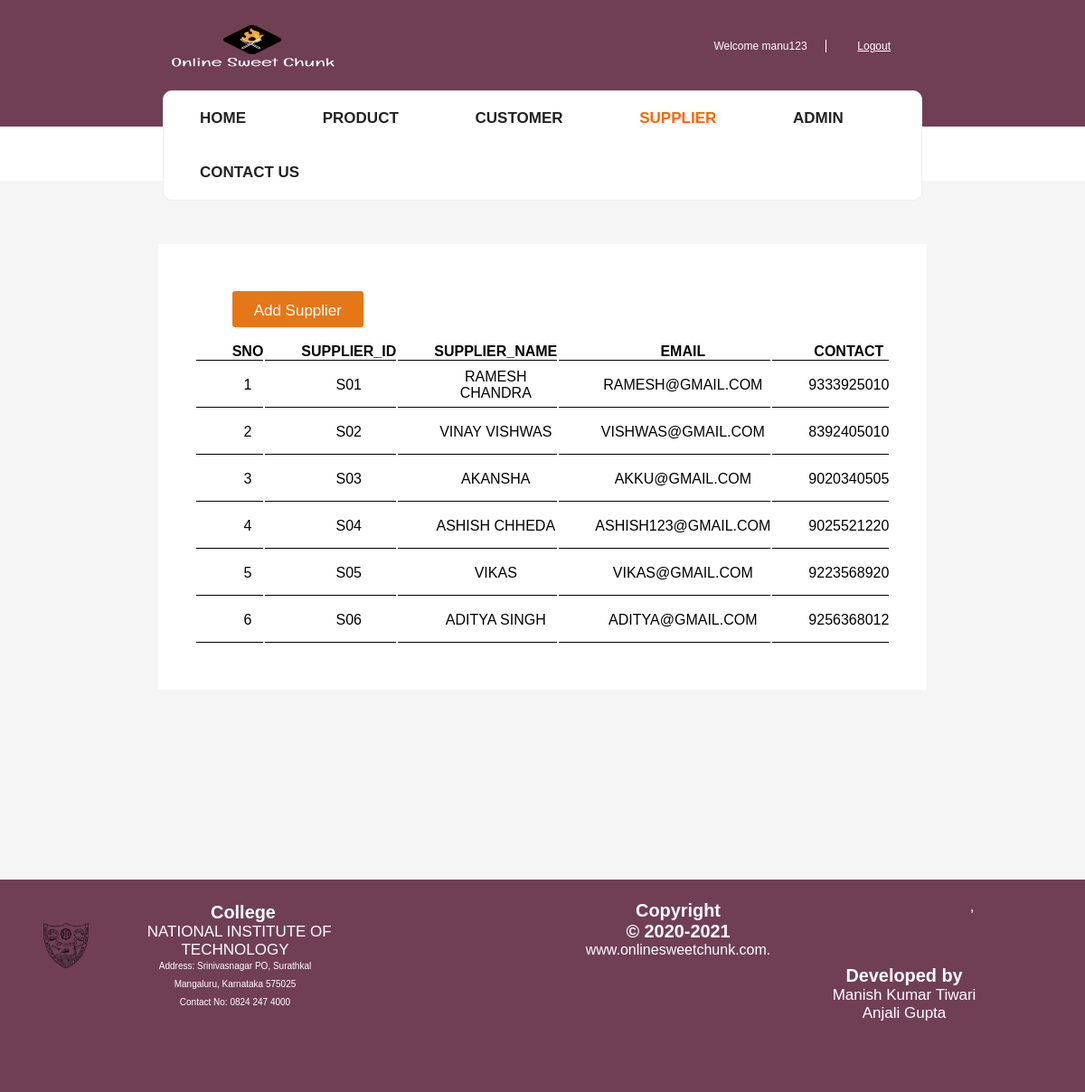
The page /admin/supplier.php (signed in) on the database its author committed.
### tables this page shows
CREATE TABLE IF NOT EXISTS `supplier` (
  `supplier_id` varchar(10) NOT NULL,
  `supplier_name` varchar(200) NOT NULL,
  `contact` varchar(20) NOT NULL,
  `email` text NOT NULL
);

### admin/supplier.php (the view, shortened to what this page needs)
<?php include("dbconnect.php");?>
<?php include("header.php"); ?>
<nav id="menu">
<div class="menu">
			<ul>
				<li><a href="home.php" style="border:none;" >Home</a></li>
				<li><a href="product.php" style="border:none;">Product</a></li>
				<li><a href="customer.php" style="border:none;">Customer</a></li>
				<li ><a href="supplier.php" style="border:none;" class="active">Supplier</a></li>
				<li ><a href="Admin.php" style="border:none;">Admin</a></li>
				<li ><a href="contact.php" style="border:none;">Contact Us</a></li>
			</ul>
			</div>
		</nav>
		</header>
<div id="body" style="padding:0; margin-top:-62px;">
<br>
<br>
<br>
<div id="container" style="border:none;">
			<table id="table">
			<thead>
			<tr style="border:none; padding-bottom:5px;">
			<th colspan="7" style="border:none; padding-bottom:15px;text-align:left;">
			<button type="button" style="width:20%; height:40px;border:none; cursor:pointer; color:white; background-color:#e67716;" class="btn btn-add" onclick="window.location.href='addsupplier.php';">Add Supplier</button>
			</th>
			</tr>
			 <tr>
			 <th>
			 SNO
			 </th>
			 <th>
			 SUPPLIER_ID
			 </th>
			 <th>
			 SUPPLIER_NAME
			 </th>
			 <th>
			 EMAIL
			 </th>
			 <th>
			  CONTACT
			 </th>
			 </tr>
			</thead>
			<tbody>
			<?php
                       $query ="select  supplier_id  ,supplier_name , contact ,email from supplier";
			       $result=mysqli_query($con,$query);
                    $sno=0;
                        while ($row = mysqli_fetch_assoc($result)) {
                            echo "<tr><form action='update.php' method='post'>";
							echo '<td>'.++$sno.'</td>';
                            echo '<td>'. $row['supplier_id'].'</td>';
                               echo '<td>'. $row['supplier_name'].'</td>';
								echo '<td>'. $row['email'].'</td>';
								echo '<td>'. $row['contact'].'</td>';
                           echo '</tr> </form> ';
						}
			?>
			</tbody>
			</table>
			</div>
			<br>
		<br>
		<br>
         <br>
		 <br>
		 <br>
		 <br>
		  <br>
		 <br>
		 <br>
		</div>
<?php
include("footer.php");
?>

### admin/index.css (style rules this page uses)
body { margin:0; padding:0; font-family: sans-serif; }
#body { overflow:hidden; background: #f5f5f5; }
#body #container { color:#b13c68; margin:0 20px; padding:10px 20px; overflow:hidden; }

### admin/header.css (style rules this page uses)
* { padding: 0; margin:0; }
body { font-family: 'Roboto', sans-serif; }
nav .menu { width: 70%; margin: 0 auto; background-color: #fff; border: 1px solid #eee; border-radius: 10px ; position: relative; top:-40px; display: flex; justify-content: center; }
nav .menu ul { width: 100%; }
nav .menu ul li, nav .menu ul li .input-group { display: inline-block; }
nav .menu ul li { padding: 20px 15px; font-weight: bold; }
nav .menu ul li a { margin: 0 25px; text-decoration: none; color:#222; text-transform: uppercase; }
nav .menu ul li a.active { color: #ff6600; }

### admin/table.css (style rules this page uses)
#table { margin:0 auto; // border-bottom:1px solid black; background:#fff; padding:50px 40px; width:10%; }
th { border-bottom:1px solid black; padding-left:40px; height:20px; }
td { border-bottom:1px solid black; padding-left:40px; height:50px; text-align:center; }

### user/checkout.css (style rules this page uses)
body { font-family: :Arial, Helvetica, sans-serif; font-size: 17px; padding: 8px; }
* { box-sizing: border-box; }
.btn { background-color: #4CAF50; color: white; padding: 12px; border: none; width: 100%; border-radius: 3px; cursor: pointer; font-size: 17px; }
a { border:1px solid lightgray; }

### user/registration_main.css (style rules this page uses)
* { margin: 0; padding: 0; font-family: sans-serif; }

### user/about.css (style rules this page uses)
* { margin:0; padding: 0; font-family: sans-serif; }

### rows shown on the page
supplier: supplier_id "S01", supplier_name "RAMESH CHANDRA", email "RAMESH@GMAIL.COM", contact "9333925010"
supplier: supplier_id "S02", supplier_name "VINAY VISHWAS", email "VISHWAS@GMAIL.COM", contact "8392405010"
supplier: supplier_id "S03", supplier_name "AKANSHA", email "AKKU@GMAIL.COM", contact "9020340505"
supplier: supplier_id "S04", supplier_name "ASHISH CHHEDA", email "ASHISH123@GMAIL.COM", contact "9025521220"
supplier: supplier_id "S05", supplier_name "VIKAS", email "VIKAS@GMAIL.COM", contact "9223568920"
supplier: supplier_id "S06", supplier_name "ADITYA SINGH", email "ADITYA@GMAIL.COM", contact "9256368012"

### other values the page prints
$_SESSION['uname'] "manu123"
